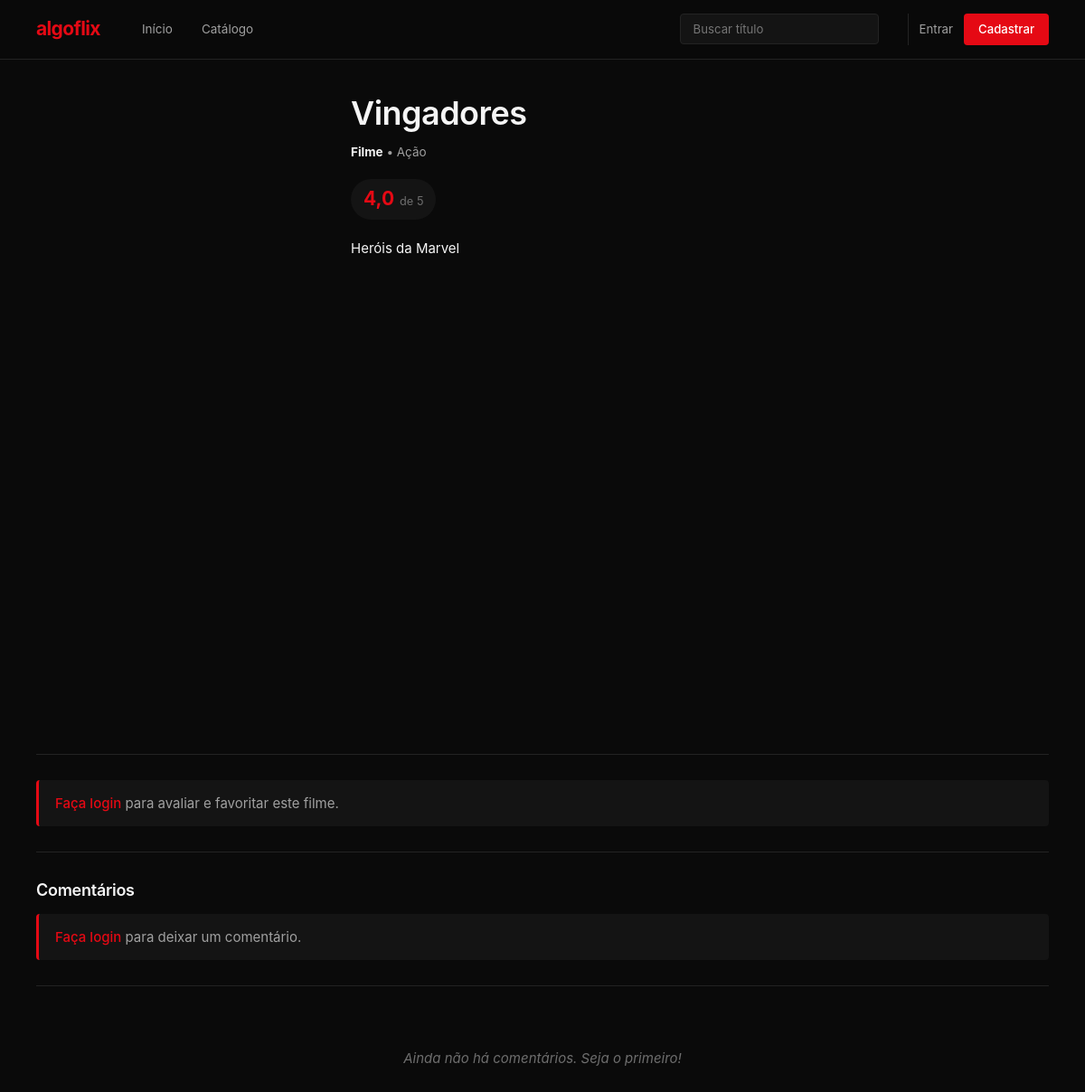
The page /controllers/FilmeController.php?action=detalhes&id=3 on the database its author committed.
### tables this page shows
CREATE TABLE filmes (
    id INT AUTO_INCREMENT PRIMARY KEY,
    titulo VARCHAR(255) NOT NULL,
    descricao TEXT,
    capa VARCHAR(255),
    ano YEAR,
    duracao INT,
    tipo ENUM('filme','serie') NOT NULL DEFAULT 'filme',
    categoria_id INT,
    FOREIGN KEY (categoria_id) REFERENCES categorias(id) ON DELETE SET NULL
);

CREATE TABLE categorias (
    id INT AUTO_INCREMENT PRIMARY KEY,
    nome VARCHAR(80) NOT NULL UNIQUE
);

### config/Database.php (called while the page is built)
<?php
class Database
{
    private static $instance = null;
    public static function getConnection()
    {
        if (self::$instance === null)
        {
            self::$instance = new PDO(
                "mysql:host=localhost:3307;dbname=netflix_db;charset=utf8",
                "root",
                ""
            );
            self::$instance->setAttribute(
                PDO::ATTR_ERRMODE,
                PDO::ERRMODE_EXCEPTION
            );
        }
        return self::$instance;
    }
}

### models/Filme.php (called while the page is built, shortened)
<?php
require_once __DIR__ . '/../config/Database.php';
class Filme
{
    private $pdo;
    public function __construct()
    {
        $this->pdo = Database::getConnection();
    }
    public function buscarPorId($id)
    {
        $sql = "SELECT f.*, c.nome AS categoria_nome
                FROM filmes f
                LEFT JOIN categorias c ON c.id = f.categoria_id
                WHERE f.id = :id";
        $stmt = $this->pdo->prepare($sql);
        $stmt->execute([':id' => $id]);
        return $stmt->fetch(PDO::FETCH_ASSOC);
    }
}

### models/Avaliacao.php (called while the page is built, shortened)
<?php
require_once __DIR__ . '/../config/Database.php';
class Avaliacao
{
    private $pdo;
    public function __construct()
    {
        $this->pdo = Database::getConnection();
    }
    public function media($filme_id)
    {
        $sql = "SELECT AVG(nota) as media
                FROM avaliacoes
                WHERE filme_id = :filme";
        $stmt = $this->pdo->prepare($sql);
        $stmt->execute([':filme' => $filme_id]);
        return $stmt->fetch(PDO::FETCH_ASSOC);
    }
}

### views/filmes/detalhes.php (the view, shortened to what this page needs)
<?php
require_once __DIR__ . '/../../models/Avaliacao.php';
$filme_id = $filme['id'];
$media = (new Avaliacao())->media($filme_id);
?>
<!DOCTYPE html>
<html lang="pt-br">
<head>
    <link rel="stylesheet" href="<?= BASE_URL ?>/assets/css/style.css">
</head>
<body>
<?php include __DIR__ . '/../partials/header.php'; ?>
<main class="detalhes">
    <div class="capa-grande">
    </div>
    <div class="info">
        <h1><?= htmlspecialchars($filme['titulo']) ?></h1>
        <p class="meta">
            <strong><?= htmlspecialchars($filme['tipo'] ?? 'filme') ?></strong>
            <?php if (!empty($filme['categoria_nome'])): ?>
                • <?= htmlspecialchars($filme['categoria_nome']) ?>
            <?php endif; ?>
        </p>
        <p class="nota-media">
            <span class="nota"><?= $media['media'] ? number_format($media['media'], 1, ',', '') : '—' ?></span>
            <span class="nota-label">de 5</span>
        </p>
        <p><?= nl2br(htmlspecialchars($filme['descricao'] ?? '')) ?></p>
    </div>
</main>
<section class="interacoes">
    <hr>
    <?php if (!empty($_SESSION['usuario_id'])): ?>
        <?php include __DIR__ . '/../avaliacao/form.php'; ?>
    <?php else: ?>
        <p class="aviso-inline">
            <a href="<?= BASE_URL ?>/controllers/LoginController.php?action=index">Faça login</a>
            para avaliar e favoritar este filme.
        </p>
    <?php endif; ?>
    <hr>
    <?php include __DIR__ . '/../comentarios/index.php'; ?>
</section>
</body>
</html>

### assets/css/style.css (style rules this page uses)
:root { --bg: #0a0a0a; --surface: #141414; --surface-2: #1a1a1a; --border: #232323; --text: #f5f5f5; --text-dim: #a0a0a0; --text-mute: #6e6e6e; --brand: #e50914; --brand-hover: #f6121d; --success: #46d369; }
* { box-sizing: border-box; }
html, body { margin: 0; padding: 0; }
body { background: var(--bg); color: var(--text); font-family: -apple-system, BlinkMacSystemFont, "Segoe UI", Roboto, "Helvetica Neue", Arial, sans-serif; font-size: 15px; line-height: 1.55; min-height: 100vh; -webkit-font-smoothing: antialiased; }
h1, h2, h3, h4 { font-weight: 600; letter-spacing: -0.015em; margin: 0 0 12px; }
h1 { color: var(--text); font-size: 1.6em; }
a { color: var(--text); text-decoration: none; transition: color .15s ease; }
p { margin: 0 0 12px; }
hr { border: 0; border-top: 1px solid var(--border); margin: 28px 0; }
main { min-height: calc(100vh - 60px); }
.detalhes { display: grid; grid-template-columns: 300px 1fr; gap: 48px; padding: 40px; max-width: 1200px; margin: 0 auto; }
.detalhes .info h1 { color: var(--text); font-size: 2.4em; margin-bottom: 12px; line-height: 1.1; }
.detalhes .info .meta { color: var(--text-dim); font-size: 0.9em; margin-bottom: 20px; text-transform: capitalize; }
.detalhes .info .meta strong { color: var(--text); }
.nota-media { display: inline-flex; align-items: baseline; gap: 6px; padding: 6px 14px; background: var(--surface); border-radius: 999px; margin: 0 0 20px; }
.nota-media .nota { font-size: 1.4em; font-weight: 700; color: var(--brand); }
.nota-media .nota-label { font-size: 0.85em; color: var(--text-mute); }
.interacoes { max-width: 1200px; margin: 0 auto; padding: 0 40px 48px; }
.aviso-inline { background: var(--surface); border-left: 3px solid var(--brand); padding: 14px 18px; border-radius: 4px; color: var(--text-dim); margin: 12px 0; }
.aviso-inline a { color: var(--brand); font-weight: 500; }

### rows shown on the page
filmes: titulo "Vingadores", tipo "Filme", categoria.nome "Ação", descricao "Heróis da Marvel"

### other values the page prints
$media['media'] "4,0"
